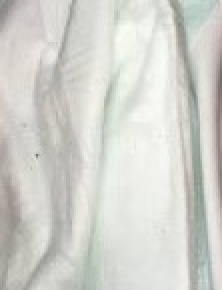
#> input picture data/ROI/BG/1.jpg, 111 x 145 px, found by its file name (shown 2 times larger); its folder holds only this picture in this run
$ jupyter execute --allow-errors load_data.ipynb
#> lines starting #> are read from the running program, lines starting #| are printed output that depends on the picture
[cell 1]
import numpy as np
import matplotlib.pyplot as plt
import os
import cv2
import random

### Tutorial Note: Loading in your own data by sentdex on YouTube

Link: https://www.youtube.com/watch?v=j-3vuBynnOE&t=198s

[cell 2]
datadir = "your directory here"
categories = ["BG","D","N","P","S","V"]

for category in categories:
    path = os.path.join(datadir, category)
    for img in os.listdir(path):
        img_array = cv2.imread(os.path.join(path,img))
#> img_array is the input picture: shape (145, 111, 3); mean B, G, R 204.9, 210.8, 210.3
        plt.imshow(img_array, cmap = "gray")
        plt.show()
        break
    break

[cell 3]
print(img_array.shape)
#| (145, 111, 3)

[cell 4]
img_size = 50

new_array = cv2.resize(img_array, (img_size,img_size))
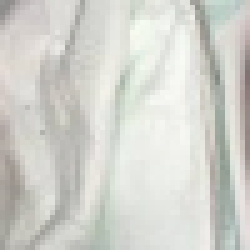
#> new_array: shape (50, 50, 3) (shown 5 times larger); mean B, G, R 204.8, 210.7, 210.1
plt.imshow(new_array, cmap = 'gray')
plt.show()

### Loading wound images and make its dataset

Features: RBG values, 3-dimension

Label: BG, D, N, P, S, V

Total image: 738

[cell 5]
wound_data = []

def create_data():
    for category in categories:
        path = os.path.join(datadir, category)
        class_num = categories.index(category)
        for img in os.listdir(path):
            try:
                img_array = cv2.imread(os.path.join(path,img))
                new_array = cv2.resize(img_array, (img_size,img_size))
                wound_data.append([new_array, class_num])
            except EXCEPTION as e:
                pass

#> (the rest of this cell did not finish here and is left out)

#> (a cell that did not finish here is left out)

#> (a cell that did not finish here is left out)

[cell 8]
X = []
Y = []

for features, label in wound_data:
    X.append(features)
    Y.append(label)
#> this loop made 1 pass
#> label on pass 1: 0
#> after the loop, X = 1 item; Y = [0]

#> (the rest of this cell did not finish here and is left out)

#> (a cell that did not finish here is left out)

[cell 10]
len(Y)
#> Out = 1
